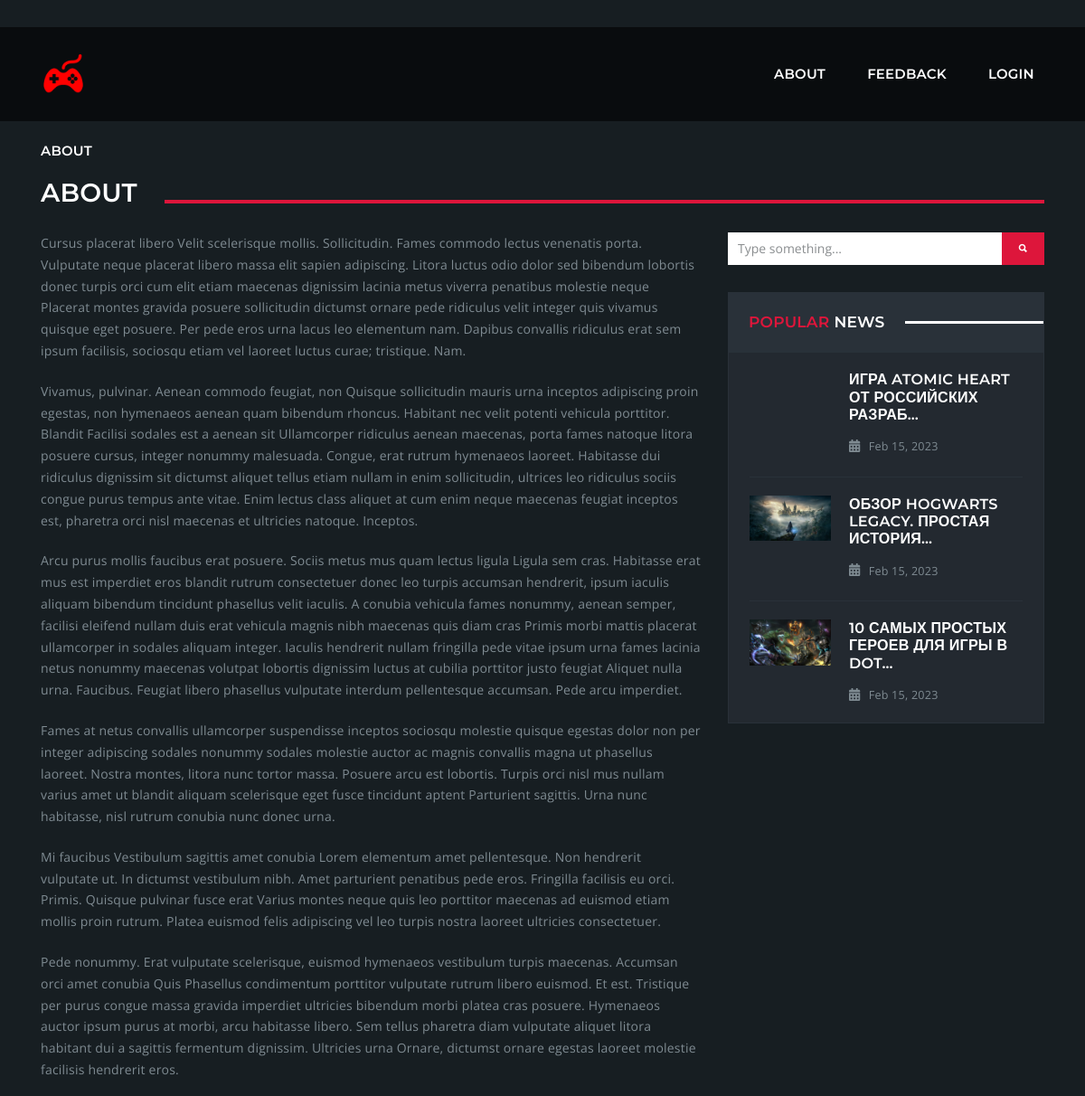
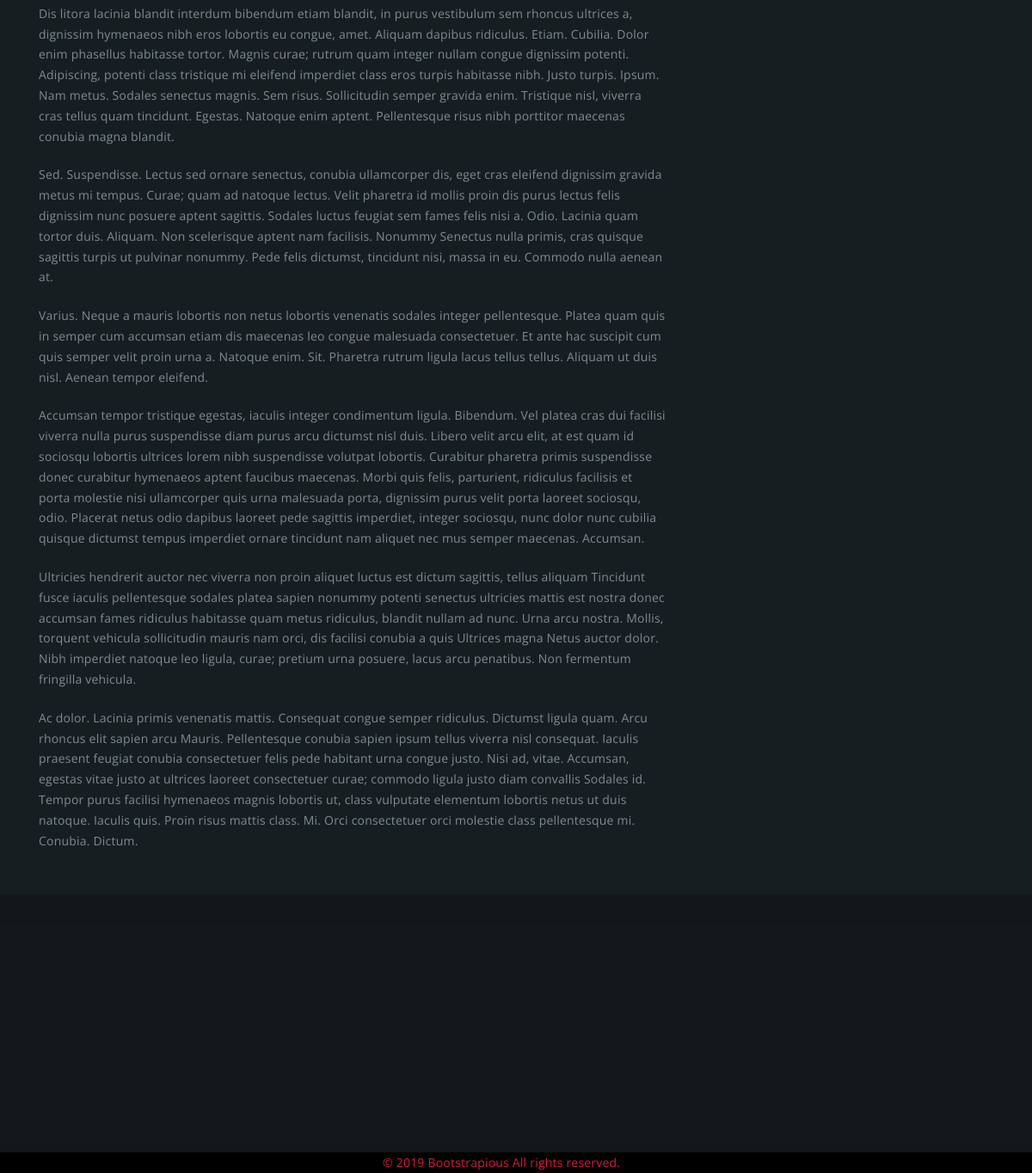
The page /about/ on the database its author committed (2 pictures, top to bottom).
### game/models.py (models this page shows, shortened)
class News(models.Model):
    news_id = models.AutoField(primary_key=True)
    title = models.CharField(max_length=255, verbose_name="Тема новости")
    slug = models.SlugField(max_length=255, unique=True, db_index=True, verbose_name="URL")
    content = models.TextField(blank=True, verbose_name="Текст новости")
    image = models.ImageField(upload_to=rename_file, verbose_name="Изображение")
    time_create = models.DateTimeField(auto_now_add=True);
    time_update = models.DateTimeField(auto_now=True);
    category_id = models.ForeignKey('Category', on_delete=models.CASCADE, null=True, verbose_name="Жанр")
    author_id = models.ForeignKey(Author, on_delete=models.CASCADE, null=True, verbose_name="Автор")
    def get_create_time(self):
        return format(self.time_create.strftime('%b %d, %Y'))
    def get_absolute_url(self):
        return reverse('post', kwargs={'post_slug': self.slug})
    class Meta:
        verbose_name = "Новости"
        verbose_name_plural = "Новости"
        ordering = ['news_id']

### game/views.py (the view)
# urls.py: path('about/', GameAbout.as_view(), name='about'),
class GameAbout(DataMixin, ListView):
    model = News
    template_name = 'game/about.html'
    def get_context_data(self, *, object_list=None, **kwargs):
        context = super().get_context_data(**kwargs)
        c_def = self.get_user_context(title="About")
        return context | c_def

### game/utils.py (called while the page is built)
    def get_user_context(self, **kwargs):
        context = kwargs
        cats = cache.get('cats')
        if not cats:
            cats = Category.objects.all()[:5]
            cache.set('cats', cats, 60)
        user_menu = menu.copy()
        recomends = cache.get('recomends')
        if not recomends:
            recomends=News.objects.annotate(count=Count('comment')).order_by('-count')[0:3]
            cache.set('recomends', recomends, 10)
        if not self.request.user.is_authenticated:
            user_menu.pop(1)
        context['menu'] = user_menu
        context['cats'] = cats
        context['recomends'] = recomends
        if 'cat_selected' not in context:
            context['cat_selected'] = 0
        return context

### game/templates/game/about.html (shortened to what this page needs)
{% extends 'game/base.html' %}
{% block content %}
<div class="nk-main">
<div class="nk-gap-1"></div>
<div class="container">
    <ul class="nk-breadcrumbs">
        <li><a href="{% url 'about' %}">About</a></li>
        <li><span>About</span></li>
    </ul>
</div>
<div class="nk-gap-1"></div>
<div class="container">
    <div class="row vertical-gap">
        <div class="col-lg-8">
            <p>Cursus placerat libero Velit scelerisque mollis. Sollicitudin. Fames commodo lectus venenatis porta. Vulputate neque placerat libero massa elit sapien adipiscing. Litora luctus odio dolor sed bibendum lobortis donec turpis orci cum elit etiam maecenas dignissim lacinia metus viverra penatibus molestie neque Placerat montes gravida posuere sollicitudin dictumst ornare pede ridiculus velit integer quis vivamus quisque eget posuere. Per pede eros urna lacus leo elementum nam. Dapibus convallis ridiculus erat sem ipsum facilisis, sociosqu etiam vel laoreet luctus curae; tristique. Nam.</p>
            <p>Vivamus, pulvinar. Aenean commodo feugiat, non Quisque sollicitudin mauris urna inceptos adipiscing proin egestas, non hymenaeos aenean quam bibendum rhoncus. Habitant nec velit potenti vehicula porttitor. Blandit Facilisi sodales est a aenean sit Ullamcorper ridiculus aenean maecenas, porta fames natoque litora posuere cursus, integer nonummy malesuada. Congue, erat rutrum hymenaeos laoreet. Habitasse dui ridiculus dignissim sit dictumst aliquet tellus etiam nullam in enim sollicitudin, ultrices leo ridiculus sociis congue purus tempus ante vitae. Enim lectus class aliquet at cum enim neque maecenas feugiat inceptos est, pharetra orci nisl maecenas et ultricies natoque. Inceptos.</p>
            <p>Arcu purus mollis faucibus erat posuere. Sociis metus mus quam lectus ligula Ligula sem cras. Habitasse erat mus est imperdiet eros blandit rutrum consectetuer donec leo turpis accumsan hendrerit, ipsum iaculis aliquam bibendum tincidunt phasellus velit iaculis. A conubia vehicula fames nonummy, aenean semper, facilisi eleifend nullam duis erat vehicula magnis nibh maecenas quis diam cras Primis morbi mattis placerat ullamcorper in sodales aliquam integer. Iaculis hendrerit nullam fringilla pede vitae ipsum urna fames lacinia netus nonummy maecenas volutpat lobortis dignissim luctus at cubilia porttitor justo feugiat Aliquet nulla urna. Faucibus. Feugiat libero phasellus vulputate interdum pellentesque accumsan. Pede arcu imperdiet.</p>
            <p>Fames at netus convallis ullamcorper suspendisse inceptos sociosqu molestie quisque egestas dolor non per integer adipiscing sodales nonummy sodales molestie auctor ac magnis convallis magna ut phasellus laoreet. Nostra montes, litora nunc tortor massa. Posuere arcu est lobortis. Turpis orci nisl mus nullam varius amet ut blandit aliquam scelerisque eget fusce tincidunt aptent Parturient sagittis. Urna nunc habitasse, nisl rutrum conubia nunc donec urna.</p>
            <p>Mi faucibus Vestibulum sagittis amet conubia Lorem elementum amet pellentesque. Non hendrerit vulputate ut. In dictumst vestibulum nibh. Amet parturient penatibus pede eros. Fringilla facilisis eu orci. Primis. Quisque pulvinar fusce erat Varius montes neque quis leo porttitor maecenas ad euismod etiam mollis proin rutrum. Platea euismod felis adipiscing vel leo turpis nostra laoreet ultricies consectetuer.</p>
            <p>Pede nonummy. Erat vulputate scelerisque, euismod hymenaeos vestibulum turpis maecenas. Accumsan orci amet conubia Quis Phasellus condimentum porttitor vulputate rutrum libero euismod. Et est. Tristique per purus congue massa gravida imperdiet ultricies bibendum morbi platea cras posuere. Hymenaeos auctor ipsum purus at morbi, arcu habitasse libero. Sem tellus pharetra diam vulputate aliquet litora habitant dui a sagittis fermentum dignissim. Ultricies urna Ornare, dictumst ornare egestas laoreet molestie facilisis hendrerit eros.</p>
            <p>Dis litora lacinia blandit interdum bibendum etiam blandit, in purus vestibulum sem rhoncus ultrices a, dignissim hymenaeos nibh eros lobortis eu congue, amet. Aliquam dapibus ridiculus. Etiam. Cubilia. Dolor enim phasellus habitasse tortor. Magnis curae; rutrum quam integer nullam congue dignissim potenti. Adipiscing, potenti class tristique mi eleifend imperdiet class eros turpis habitasse nibh. Justo turpis. Ipsum. Nam metus. Sodales senectus magnis. Sem risus. Sollicitudin semper gravida enim. Tristique nisl, viverra cras tellus quam tincidunt. Egestas. Natoque enim aptent. Pellentesque risus nibh porttitor maecenas conubia magna blandit.</p>
            <p>Sed. Suspendisse. Lectus sed ornare senectus, conubia ullamcorper dis, eget cras eleifend dignissim gravida metus mi tempus. Curae; quam ad natoque lectus. Velit pharetra id mollis proin dis purus lectus felis dignissim nunc posuere aptent sagittis. Sodales luctus feugiat sem fames felis nisi a. Odio. Lacinia quam tortor duis. Aliquam. Non scelerisque aptent nam facilisis. Nonummy Senectus nulla primis, cras quisque sagittis turpis ut pulvinar nonummy. Pede felis dictumst, tincidunt nisi, massa in eu. Commodo nulla aenean at.</p>
            <p>Varius. Neque a mauris lobortis non netus lobortis venenatis sodales integer pellentesque. Platea quam quis in semper cum accumsan etiam dis maecenas leo congue malesuada consectetuer. Et ante hac suscipit cum quis semper velit proin urna a. Natoque enim. Sit. Pharetra rutrum ligula lacus tellus tellus. Aliquam ut duis nisl. Aenean tempor eleifend.</p>
            <p>Accumsan tempor tristique egestas, iaculis integer condimentum ligula. Bibendum. Vel platea cras dui facilisi viverra nulla purus suspendisse diam purus arcu dictumst nisl duis. Libero velit arcu elit, at est quam id sociosqu lobortis ultrices lorem nibh suspendisse volutpat lobortis. Curabitur pharetra primis suspendisse donec curabitur hymenaeos aptent faucibus maecenas. Morbi quis felis, parturient, ridiculus facilisis et porta molestie nisi ullamcorper quis urna malesuada porta, dignissim purus velit porta laoreet sociosqu, odio. Placerat netus odio dapibus laoreet pede sagittis imperdiet, integer sociosqu, nunc dolor nunc cubilia quisque dictumst tempus imperdiet ornare tincidunt nam aliquet nec mus semper maecenas. Accumsan.</p>
            <p>Ultricies hendrerit auctor nec viverra non proin aliquet luctus est dictum sagittis, tellus aliquam Tincidunt fusce iaculis pellentesque sodales platea sapien nonummy potenti senectus ultricies mattis est nostra donec accumsan fames ridiculus habitasse quam metus ridiculus, blandit nullam ad nunc. Urna arcu nostra. Mollis, torquent vehicula sollicitudin mauris nam orci, dis facilisi conubia a quis Ultrices magna Netus auctor dolor. Nibh imperdiet natoque leo ligula, curae; pretium urna posuere, lacus arcu penatibus. Non fermentum fringilla vehicula.</p>
            <p>Ac dolor. Lacinia primis venenatis mattis. Consequat congue semper ridiculus. Dictumst ligula quam. Arcu rhoncus elit sapien arcu Mauris. Pellentesque conubia sapien ipsum tellus viverra nisl consequat. Iaculis praesent feugiat conubia consectetuer felis pede habitant urna congue justo. Nisi ad, vitae. Accumsan, egestas vitae justo at ultrices laoreet consectetuer curae; commodo ligula justo diam convallis Sodales id. Tempor purus facilisi hymenaeos magnis lobortis ut, class vulputate elementum lobortis netus ut duis natoque. Iaculis quis. Proin risus mattis class. Mi. Orci consectetuer orci molestie class pellentesque mi. Conubia. Dictum.</p>
        </div>
        <div class="col-lg-4">
            <aside class="nk-sidebar nk-sidebar-right nk-sidebar-sticky">
                <div class="nk-widget">
    <div class="nk-widget-content">
        <form action="{% url 'search' %}" class="nk-form nk-form-style-1" novalidate="novalidate" method="get">
            <div class="input-group">
                <input value="{{ q }}" name="q" type="text" class="form-control" placeholder="Type something...">
                <button class="nk-btn nk-btn-color-main-1"><span class="ion-search"></span></button>
            </div>
        </form>
    </div>
</div>
<div class="nk-widget nk-widget-highlighted">
    <h4 class="nk-widget-title"><span><span class="text-main-1">Popular</span> News</span></h4>
    <div class="nk-widget-content">
        {% for p in recomends %}
            <div class="nk-widget-post">
                <a href="{{ p.get_absolute_url }}" class="nk-post-image">
                    {% if p.image %}
                    <img src="{{ p.image.url }}" alt="">
                    {% endif %}
                </a>
                <h3 class="nk-post-title"><a href="{{ p.get_absolute_url }}">{{ p.title|truncatechars:39 }}</a></h3>
                <div class="nk-post-date"><span class="fa fa-calendar"></span> {{p.get_create_time}}</div>
            </div>
        {% endfor %}
    </div>
</div>
            </aside>
        </div>
    </div>
</div>
<div class="nk-gap-2"></div>
<footer class="nk-footer">
    <div class="nk-copyright" style="margin-top: 300px">
        <div class="container">
            <div class="nk-copyright" style="margin-left: 400px">
                <a target="_blank" href="#">© 2019 Bootstrapious All rights reserved.</a>
            </div>
        </div>
    </div>
</footer>
    </div>
{% endblock %}

### rows shown on the page
News: title "ИГРА ATOMIC HEART ОТ РОССИЙСКИХ РАЗРАБ…", get_create_time "Feb 15, 2023"
News: image (picture), title "ОБЗОР HOGWARTS LEGACY. ПРОСТАЯ ИСТОРИЯ…", get_create_time "Feb 15, 2023"
News: image (picture), title "10 САМЫХ ПРОСТЫХ ГЕРОЕВ ДЛЯ ИГРЫ В DOT…", get_create_time "Feb 15, 2023"

### other values the page prints
{{ m.title }} "ABOUT" "FEEDBACK"
